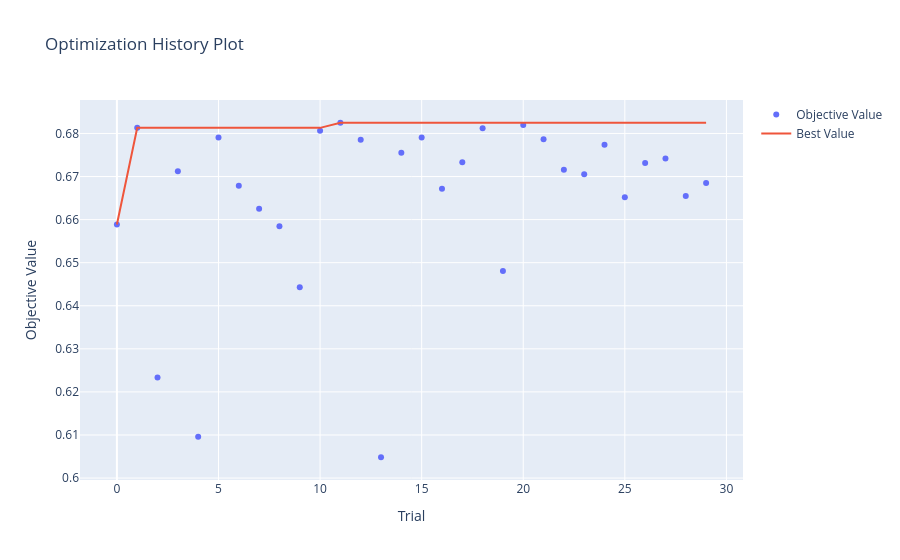
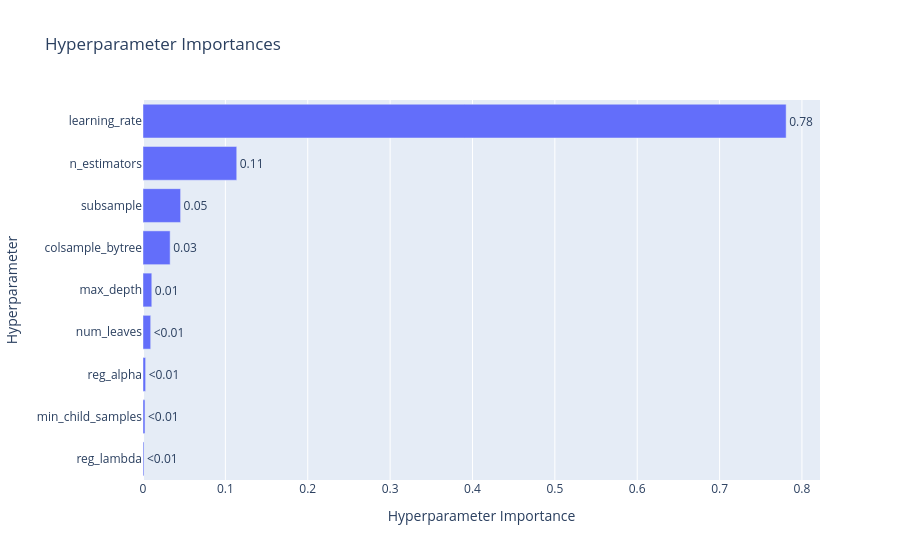
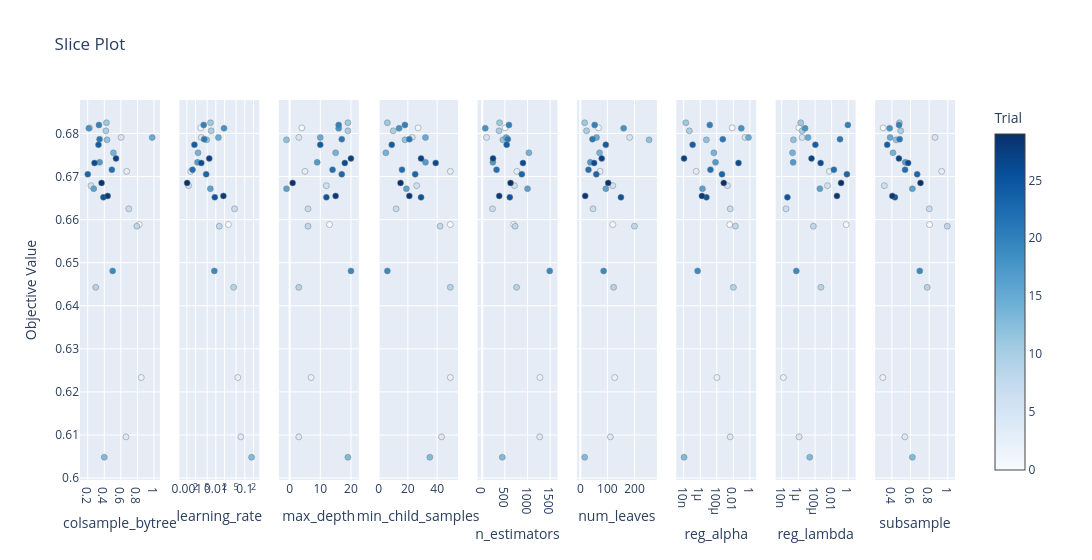

Here is the notebook cell these charts were saved with, in order:
### Code cell
model_selected, selected_features = feature_importance_selector(
    model,
    X_train_t,
    y_train_t,
    target_features=40
)

# przygotowanie danych
X_opt = X_train_t[selected_features].copy()

for col in X_opt.select_dtypes(include="object").columns:
    X_opt[col] = X_opt[col].astype("category")


def objective(trial):

    params = {
        "objective": "binary",
        "metric": "auc",
        "random_state": RANDOM_SEED,
        "reg_alpha": trial.suggest_float("reg_alpha", 1e-8, 1.0, log=True),
        "reg_lambda": trial.suggest_float("reg_lambda", 1e-8, 1.0, log=True),
        "num_leaves": trial.suggest_int("num_leaves", 16, 256),
        "max_depth": trial.suggest_int("max_depth", -1, 20),
        "learning_rate": trial.suggest_float("learning_rate", 0.001, 0.2, log=True),
        "n_estimators": trial.suggest_int("n_estimators", 50, 1500),
        "subsample": trial.suggest_float("subsample", 0.3, 1.0),
        "colsample_bytree": trial.suggest_float("colsample_bytree", 0.2, 1.0),
        "min_child_samples": trial.suggest_int("min_child_samples", 5, 50),
    }

    # nowy model w każdym trialu
    model_lgbm = lgb.LGBMClassifier(**params)

    auc = cross_val_score(
        model_lgbm,
        X_opt,
        y_train_t,
        cv=5,
        scoring="roc_auc",
        n_jobs=-1
    ).mean()

    return auc


study = optuna.create_study(
    direction="maximize",
    study_name="lgbm_auc_bo"
)

study.optimize(objective, n_trials=30, show_progress_bar=True)

print("\nBest AUC:", study.best_value)
print("Best params:", study.best_params)


optuna.visualization.plot_optimization_history(study)
optuna.visualization.plot_param_importances(study)
optuna.visualization.plot_slice(study)

plot_optimization_history(study).show()
plot_param_importances(study).show()
plot_slice(study).show()

### Figure 1 — Plotly figure (JSON) as saved in the notebook; plotly's stock layout.template omitted (floating-point values rounded to 4 significant figures)
{"data": [{"mode": "markers", "name": "Objective Value", "type": "scatter", "x": [0, 1, 2, 3, 4, 5, 6, 7, 8, 9, 10, 11, 12, 13, 14, 15, 16, 17, 18, 19, 20, 21, 22, 23, 24, 25, 26, 27, 28, 29], "y": [0.6589, 0.6813, 0.6233, 0.6712, 0.6096, 0.6791, 0.6679, 0.6625, 0.6585, 0.6443, 0.6806, 0.6825, 0.6785, 0.6048, 0.6755, 0.6791, 0.6672, 0.6733, 0.6812, 0.6481, 0.682, 0.6787, 0.6716, 0.6705, 0.6774, 0.6652, 0.6731, 0.6742, 0.6655, 0.6685]}, {"mode": "lines", "name": "Best Value", "type": "scatter", "x": [0, 1, 2, 3, 4, 5, 6, 7, 8, 9, 10, 11, 12, 13, 14, 15, 16, 17, 18, 19, 20, 21, 22, 23, 24, 25, 26, 27, 28, 29], "y": [0.6589, 0.6813, 0.6813, 0.6813, 0.6813, 0.6813, 0.6813, 0.6813, 0.6813, 0.6813, 0.6813, 0.6825, 0.6825, 0.6825, 0.6825, 0.6825, 0.6825, 0.6825, 0.6825, 0.6825, 0.6825, 0.6825, 0.6825, 0.6825, 0.6825, 0.6825, 0.6825, 0.6825, 0.6825, 0.6825]}, {"marker": {"color": "#cccccc"}, "mode": "markers", "name": "Infeasible Trial", "showlegend": false, "type": "scatter", "x": [], "y": []}], "layout": {"title": {"text": "Optimization History Plot"}, "xaxis": {"title": {"text": "Trial"}}, "yaxis": {"title": {"text": "Objective Value"}}}}

### Figure 2 — Plotly figure (JSON) as saved in the notebook; plotly's stock layout.template omitted (floating-point values rounded to 4 significant figures)
{"data": [{"cliponaxis": false, "hovertemplate": ["reg_lambda (FloatDistribution): 0.0011880933066014182<extra></extra>", "min_child_samples (IntDistribution): 0.0024043742855212233<extra></extra>", "reg_alpha (FloatDistribution): 0.0031850965372779557<extra></extra>", "num_leaves (IntDistribution): 0.009330568314510033<extra></extra>", "max_depth (IntDistribution): 0.010673747849541254<extra></extra>", "colsample_bytree (FloatDistribution): 0.03295497061939766<extra></extra>", "subsample (FloatDistribution): 0.045645280573434865<extra></extra>", "n_estimators (IntDistribution): 0.11380323546514247<extra></extra>", "learning_rate (FloatDistribution): 0.7808146330485732<extra></extra>"], "name": "Objective Value", "orientation": "h", "text": ["<0.01", "<0.01", "<0.01", "<0.01", "0.01", "0.03", "0.05", "0.11", "0.78"], "textposition": "outside", "type": "bar", "x": [0.001188, 0.002404, 0.003185, 0.009331, 0.01067, 0.03295, 0.04565, 0.1138, 0.7808], "y": ["reg_lambda", "min_child_samples", "reg_alpha", "num_leaves", "max_depth", "colsample_bytree", "subsample", "n_estimators", "learning_rate"]}], "layout": {"title": {"text": "Hyperparameter Importances"}, "xaxis": {"title": {"text": "Hyperparameter Importance"}}, "yaxis": {"title": {"text": "Hyperparameter"}}}}

### Figure 3 — Plotly figure (JSON) as saved in the notebook; plotly's stock layout.template omitted (floating-point values rounded to 4 significant figures)
{"data": [{"marker": {"color": [0, 1, 2, 3, 4, 5, 6, 7, 8, 9, 10, 11, 12, 13, 14, 15, 16, 17, 18, 19, 20, 21, 22, 23, 24, 25, 26, 27, 28, 29], "colorbar": {"title": {"text": "Trial"}, "x": 1, "xpad": 40}, "colorscale": [[0, "rgb(247,251,255)"], [0.125, "rgb(222,235,247)"], [0.25, "rgb(198,219,239)"], [0.375, "rgb(158,202,225)"], [0.5, "rgb(107,174,214)"], [0.625, "rgb(66,146,198)"], [0.75, "rgb(33,113,181)"], [0.875, "rgb(8,81,156)"], [1, "rgb(8,48,107)"]], "line": {"color": "Grey", "width": 0.5}, "showscale": true}, "mode": "markers", "name": "Feasible Trial", "showlegend": false, "type": "scatter", "x": [0.8212, 0.223, 0.8466, 0.6705, 0.6621, 0.6036, 0.2393, 0.6965, 0.7936, 0.2966, 0.4193, 0.4262, 0.4331, 0.4, 0.51, 0.9785, 0.2726, 0.3442, 0.2138, 0.501, 0.3354, 0.3429, 0.4917, 0.2003, 0.3301, 0.3891, 0.2823, 0.5415, 0.4409, 0.3673], "xaxis": "x", "y": [0.6589, 0.6813, 0.6233, 0.6712, 0.6096, 0.6791, 0.6679, 0.6625, 0.6585, 0.6443, 0.6806, 0.6825, 0.6785, 0.6048, 0.6755, 0.6791, 0.6672, 0.6733, 0.6812, 0.6481, 0.682, 0.6787, 0.6716, 0.6705, 0.6774, 0.6652, 0.6731, 0.6742, 0.6655, 0.6685], "yaxis": "y"}, {"marker": {"color": [0, 1, 2, 3, 4, 5, 6, 7, 8, 9, 10, 11, 12, 13, 14, 15, 16, 17, 18, 19, 20, 21, 22, 23, 24, 25, 26, 27, 28, 29], "colorbar": {"title": {"text": "Trial"}, "x": 1, "xpad": 40}, "colorscale": [[0, "rgb(247,251,255)"], [0.125, "rgb(222,235,247)"], [0.25, "rgb(198,219,239)"], [0.375, "rgb(158,202,225)"], [0.5, "rgb(107,174,214)"], [0.625, "rgb(66,146,198)"], [0.75, "rgb(33,113,181)"], [0.875, "rgb(8,81,156)"], [1, "rgb(8,48,107)"]], "line": {"color": "Grey", "width": 0.5}, "showscale": false}, "mode": "markers", "name": "Feasible Trial", "showlegend": false, "type": "scatter", "x": [0.0271, 0.003013, 0.05725, 0.001352, 0.07292, 0.003137, 0.001145, 0.04431, 0.01315, 0.0411, 0.006877, 0.006545, 0.004787, 0.1713, 0.002428, 0.01225, 0.006462, 0.002328, 0.01916, 0.008884, 0.003806, 0.003953, 0.001568, 0.004638, 0.00182, 0.009195, 0.003142, 0.005927, 0.01823, 0.00102], "xaxis": "x2", "y": [0.6589, 0.6813, 0.6233, 0.6712, 0.6096, 0.6791, 0.6679, 0.6625, 0.6585, 0.6443, 0.6806, 0.6825, 0.6785, 0.6048, 0.6755, 0.6791, 0.6672, 0.6733, 0.6812, 0.6481, 0.682, 0.6787, 0.6716, 0.6705, 0.6774, 0.6652, 0.6731, 0.6742, 0.6655, 0.6685], "yaxis": "y2"}, {"marker": {"color": [0, 1, 2, 3, 4, 5, 6, 7, 8, 9, 10, 11, 12, 13, 14, 15, 16, 17, 18, 19, 20, 21, 22, 23, 24, 25, 26, 27, 28, 29], "colorbar": {"title": {"text": "Trial"}, "x": 1, "xpad": 40}, "colorscale": [[0, "rgb(247,251,255)"], [0.125, "rgb(222,235,247)"], [0.25, "rgb(198,219,239)"], [0.375, "rgb(158,202,225)"], [0.5, "rgb(107,174,214)"], [0.625, "rgb(66,146,198)"], [0.75, "rgb(33,113,181)"], [0.875, "rgb(8,81,156)"], [1, "rgb(8,48,107)"]], "line": {"color": "Grey", "width": 0.5}, "showscale": false}, "mode": "markers", "name": "Feasible Trial", "showlegend": false, "type": "scatter", "x": [13, 4, 7, 5, 3, 3, 12, 6, 6, 3, 19, 19, -1, 19, 15, 10, -1, 9, 16, 20, 16, 17, 14, 17, 10, 12, 18, 20, 15, 1], "xaxis": "x3", "y": [0.6589, 0.6813, 0.6233, 0.6712, 0.6096, 0.6791, 0.6679, 0.6625, 0.6585, 0.6443, 0.6806, 0.6825, 0.6785, 0.6048, 0.6755, 0.6791, 0.6672, 0.6733, 0.6812, 0.6481, 0.682, 0.6787, 0.6716, 0.6705, 0.6774, 0.6652, 0.6731, 0.6742, 0.6655, 0.6685], "yaxis": "y3"}, {"marker": {"color": [0, 1, 2, 3, 4, 5, 6, 7, 8, 9, 10, 11, 12, 13, 14, 15, 16, 17, 18, 19, 20, 21, 22, 23, 24, 25, 26, 27, 28, 29], "colorbar": {"title": {"text": "Trial"}, "x": 1, "xpad": 40}, "colorscale": [[0, "rgb(247,251,255)"], [0.125, "rgb(222,235,247)"], [0.25, "rgb(198,219,239)"], [0.375, "rgb(158,202,225)"], [0.5, "rgb(107,174,214)"], [0.625, "rgb(66,146,198)"], [0.75, "rgb(33,113,181)"], [0.875, "rgb(8,81,156)"], [1, "rgb(8,48,107)"]], "line": {"color": "Grey", "width": 0.5}, "showscale": false}, "mode": "markers", "name": "Feasible Trial", "showlegend": false, "type": "scatter", "x": [49, 27, 49, 49, 43, 23, 26, 12, 42, 49, 10, 6, 18, 35, 5, 32, 19, 32, 14, 6, 18, 21, 16, 25, 9, 29, 39, 29, 21, 15], "xaxis": "x4", "y": [0.6589, 0.6813, 0.6233, 0.6712, 0.6096, 0.6791, 0.6679, 0.6625, 0.6585, 0.6443, 0.6806, 0.6825, 0.6785, 0.6048, 0.6755, 0.6791, 0.6672, 0.6733, 0.6812, 0.6481, 0.682, 0.6787, 0.6716, 0.6705, 0.6774, 0.6652, 0.6731, 0.6742, 0.6655, 0.6685], "yaxis": "y4"}, {"marker": {"color": [0, 1, 2, 3, 4, 5, 6, 7, 8, 9, 10, 11, 12, 13, 14, 15, 16, 17, 18, 19, 20, 21, 22, 23, 24, 25, 26, 27, 28, 29], "colorbar": {"title": {"text": "Trial"}, "x": 1, "xpad": 40}, "colorscale": [[0, "rgb(247,251,255)"], [0.125, "rgb(222,235,247)"], [0.25, "rgb(198,219,239)"], [0.375, "rgb(158,202,225)"], [0.5, "rgb(107,174,214)"], [0.625, "rgb(66,146,198)"], [0.75, "rgb(33,113,181)"], [0.875, "rgb(8,81,156)"], [1, "rgb(8,48,107)"]], "line": {"color": "Grey", "width": 0.5}, "showscale": false}, "mode": "markers", "name": "Feasible Trial", "showlegend": false, "type": "scatter", "x": [694, 506, 1275, 764, 1270, 96, 711, 227, 725, 758, 371, 383, 456, 443, 1031, 530, 1000, 235, 67, 1491, 591, 565, 316, 874, 540, 609, 900, 238, 375, 626], "xaxis": "x5", "y": [0.6589, 0.6813, 0.6233, 0.6712, 0.6096, 0.6791, 0.6679, 0.6625, 0.6585, 0.6443, 0.6806, 0.6825, 0.6785, 0.6048, 0.6755, 0.6791, 0.6672, 0.6733, 0.6812, 0.6481, 0.682, 0.6787, 0.6716, 0.6705, 0.6774, 0.6652, 0.6731, 0.6742, 0.6655, 0.6685], "yaxis": "y5"}, {"marker": {"color": [0, 1, 2, 3, 4, 5, 6, 7, 8, 9, 10, 11, 12, 13, 14, 15, 16, 17, 18, 19, 20, 21, 22, 23, 24, 25, 26, 27, 28, 29], "colorbar": {"title": {"text": "Trial"}, "x": 1, "xpad": 40}, "colorscale": [[0, "rgb(247,251,255)"], [0.125, "rgb(222,235,247)"], [0.25, "rgb(198,219,239)"], [0.375, "rgb(158,202,225)"], [0.5, "rgb(107,174,214)"], [0.625, "rgb(66,146,198)"], [0.75, "rgb(33,113,181)"], [0.875, "rgb(8,81,156)"], [1, "rgb(8,48,107)"]], "line": {"color": "Grey", "width": 0.5}, "showscale": false}, "mode": "markers", "name": "Feasible Trial", "showlegend": false, "type": "scatter", "x": [120, 67, 127, 73, 111, 182, 120, 47, 200, 123, 23, 16, 254, 16, 71, 60, 94, 37, 160, 86, 53, 45, 30, 59, 94, 150, 51, 79, 18, 103], "xaxis": "x6", "y": [0.6589, 0.6813, 0.6233, 0.6712, 0.6096, 0.6791, 0.6679, 0.6625, 0.6585, 0.6443, 0.6806, 0.6825, 0.6785, 0.6048, 0.6755, 0.6791, 0.6672, 0.6733, 0.6812, 0.6481, 0.682, 0.6787, 0.6716, 0.6705, 0.6774, 0.6652, 0.6731, 0.6742, 0.6655, 0.6685], "yaxis": "y6"}, {"marker": {"color": [0, 1, 2, 3, 4, 5, 6, 7, 8, 9, 10, 11, 12, 13, 14, 15, 16, 17, 18, 19, 20, 21, 22, 23, 24, 25, 26, 27, 28, 29], "colorbar": {"title": {"text": "Trial"}, "x": 1, "xpad": 40}, "colorscale": [[0, "rgb(247,251,255)"], [0.125, "rgb(222,235,247)"], [0.25, "rgb(198,219,239)"], [0.375, "rgb(158,202,225)"], [0.5, "rgb(107,174,214)"], [0.625, "rgb(66,146,198)"], [0.75, "rgb(33,113,181)"], [0.875, "rgb(8,81,156)"], [1, "rgb(8,48,107)"]], "line": {"color": "Grey", "width": 0.5}, "showscale": false}, "mode": "markers", "name": "Feasible Trial", "showlegend": false, "type": "scatter", "x": [0.003633, 0.007386, 0.0001026, 3.208e-07, 0.004187, 0.2582, 0.001929, 0.004229, 0.01772, 0.01018, 4.846e-08, 1.809e-08, 5.553e-06, 1.11e-08, 4.476e-05, 0.678, 1.867e-06, 7.018e-05, 0.09106, 4.806e-07, 1.42e-05, 0.0005345, 1.724e-05, 0.0004284, 1.212e-07, 5.59e-06, 0.04179, 1.104e-08, 1.604e-06, 0.0006936], "xaxis": "x7", "y": [0.6589, 0.6813, 0.6233, 0.6712, 0.6096, 0.6791, 0.6679, 0.6625, 0.6585, 0.6443, 0.6806, 0.6825, 0.6785, 0.6048, 0.6755, 0.6791, 0.6672, 0.6733, 0.6812, 0.6481, 0.682, 0.6787, 0.6716, 0.6705, 0.6774, 0.6652, 0.6731, 0.6742, 0.6655, 0.6685], "yaxis": "y7"}, {"marker": {"color": [0, 1, 2, 3, 4, 5, 6, 7, 8, 9, 10, 11, 12, 13, 14, 15, 16, 17, 18, 19, 20, 21, 22, 23, 24, 25, 26, 27, 28, 29], "colorbar": {"title": {"text": "Trial"}, "x": 1, "xpad": 40}, "colorscale": [[0, "rgb(247,251,255)"], [0.125, "rgb(222,235,247)"], [0.25, "rgb(198,219,239)"], [0.375, "rgb(158,202,225)"], [0.5, "rgb(107,174,214)"], [0.625, "rgb(66,146,198)"], [0.75, "rgb(33,113,181)"], [0.875, "rgb(8,81,156)"], [1, "rgb(8,48,107)"]], "line": {"color": "Grey", "width": 0.5}, "showscale": false}, "mode": "markers", "name": "Feasible Trial", "showlegend": false, "type": "scatter", "x": [0.5624, 1.169e-06, 1.604e-08, 0.005398, 1.203e-06, 2.783e-06, 0.00316, 3.332e-08, 6.379e-05, 0.000517, 2.853e-06, 1.909e-06, 2.553e-07, 2.326e-05, 1.98e-07, 1.456e-05, 0.0003871, 2.352e-07, 6.418e-06, 5.678e-07, 0.8969, 0.1018, 0.01874, 0.684, 0.0001115, 4.813e-08, 0.0004772, 3.797e-05, 0.04374, 0.137], "xaxis": "x8", "y": [0.6589, 0.6813, 0.6233, 0.6712, 0.6096, 0.6791, 0.6679, 0.6625, 0.6585, 0.6443, 0.6806, 0.6825, 0.6785, 0.6048, 0.6755, 0.6791, 0.6672, 0.6733, 0.6812, 0.6481, 0.682, 0.6787, 0.6716, 0.6705, 0.6774, 0.6652, 0.6731, 0.6742, 0.6655, 0.6685], "yaxis": "y8"}, {"marker": {"color": [0, 1, 2, 3, 4, 5, 6, 7, 8, 9, 10, 11, 12, 13, 14, 15, 16, 17, 18, 19, 20, 21, 22, 23, 24, 25, 26, 27, 28, 29], "colorbar": {"title": {"text": "Trial"}, "x": 1, "xpad": 40}, "colorscale": [[0, "rgb(247,251,255)"], [0.125, "rgb(222,235,247)"], [0.25, "rgb(198,219,239)"], [0.375, "rgb(158,202,225)"], [0.5, "rgb(107,174,214)"], [0.625, "rgb(66,146,198)"], [0.75, "rgb(33,113,181)"], [0.875, "rgb(8,81,156)"], [1, "rgb(8,48,107)"]], "line": {"color": "Grey", "width": 0.5}, "showscale": false}, "mode": "markers", "name": "Feasible Trial", "showlegend": false, "type": "scatter", "x": [0.8045, 0.307, 0.3029, 0.9336, 0.5396, 0.8625, 0.3193, 0.8007, 0.9939, 0.7787, 0.4947, 0.4809, 0.4463, 0.62, 0.4124, 0.3817, 0.6202, 0.5432, 0.3759, 0.6993, 0.4773, 0.4836, 0.5414, 0.6715, 0.3498, 0.4328, 0.5742, 0.4758, 0.405, 0.707], "xaxis": "x9", "y": [0.6589, 0.6813, 0.6233, 0.6712, 0.6096, 0.6791, 0.6679, 0.6625, 0.6585, 0.6443, 0.6806, 0.6825, 0.6785, 0.6048, 0.6755, 0.6791, 0.6672, 0.6733, 0.6812, 0.6481, 0.682, 0.6787, 0.6716, 0.6705, 0.6774, 0.6652, 0.6731, 0.6742, 0.6655, 0.6685], "yaxis": "y9"}], "layout": {"title": {"text": "Slice Plot"}, "width": 2700, "xaxis": {"anchor": "y", "domain": [0, 0.09136], "title": {"text": "colsample_bytree"}}, "xaxis2": {"anchor": "y2", "domain": [0.1136, 0.2049], "title": {"text": "learning_rate"}, "type": "log"}, "xaxis3": {"anchor": "y3", "domain": [0.2272, 0.3185], "title": {"text": "max_depth"}}, "xaxis4": {"anchor": "y4", "domain": [0.3407, 0.4321], "title": {"text": "min_child_samples"}}, "xaxis5": {"anchor": "y5", "domain": [0.4543, 0.5457], "title": {"text": "n_estimators"}}, "xaxis6": {"anchor": "y6", "domain": [0.5679, 0.6593], "title": {"text": "num_leaves"}}, "xaxis7": {"anchor": "y7", "domain": [0.6815, 0.7728], "title": {"text": "reg_alpha"}, "type": "log"}, "xaxis8": {"anchor": "y8", "domain": [0.7951, 0.8864], "title": {"text": "reg_lambda"}, "type": "log"}, "xaxis9": {"anchor": "y9", "domain": [0.9086, 1], "title": {"text": "subsample"}}, "yaxis": {"anchor": "x", "domain": [0, 1], "title": {"text": "Objective Value"}}, "yaxis2": {"anchor": "x2", "domain": [0, 1], "matches": "y", "showticklabels": false}, "yaxis3": {"anchor": "x3", "domain": [0, 1], "matches": "y", "showticklabels": false}, "yaxis4": {"anchor": "x4", "domain": [0, 1], "matches": "y", "showticklabels": false}, "yaxis5": {"anchor": "x5", "domain": [0, 1], "matches": "y", "showticklabels": false}, "yaxis6": {"anchor": "x6", "domain": [0, 1], "matches": "y", "showticklabels": false}, "yaxis7": {"anchor": "x7", "domain": [0, 1], "matches": "y", "showticklabels": false}, "yaxis8": {"anchor": "x8", "domain": [0, 1], "matches": "y", "showticklabels": false}, "yaxis9": {"anchor": "x9", "domain": [0, 1], "matches": "y", "showticklabels": false}}}
